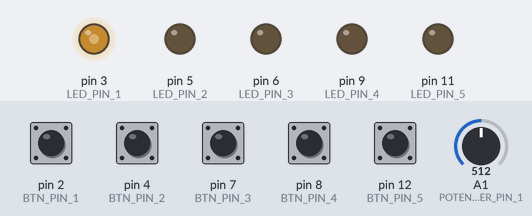
The sketch below on a simulated Arduino Uno, built with avr-gcc and run on an emulated ATmega328P. Parts: output pins drawn as LEDs (lit = HIGH). The inputs (shaded band) are chosen by the test bench; at power-on: pin 2 (BTN_PIN_1), pin 4 (BTN_PIN_2), pin 7 (BTN_PIN_3), pin 8 (BTN_PIN_4), pin 12 (BTN_PIN_5) HIGH, A1 (POTENTIOMETER_PIN_1) = 512.

Above: at 1.2 s.
1.3 s: A1 (POTENTIOMETER_PIN_1) set to 716
At 1.7 s:
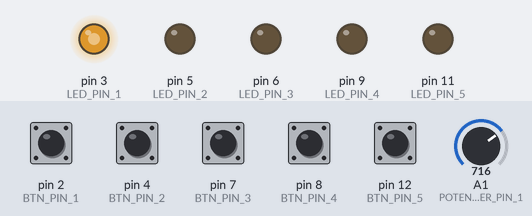
2.8 s: A1 (POTENTIOMETER_PIN_1) set to 900
At 4.0 s:
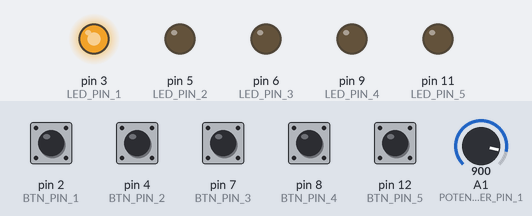
4.3 s: A1 (POTENTIOMETER_PIN_1) set to 122
At 5.2 s:
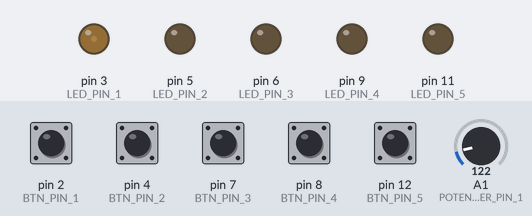
5.8 s: A1 (POTENTIOMETER_PIN_1) set to 0
At 6.3 s:
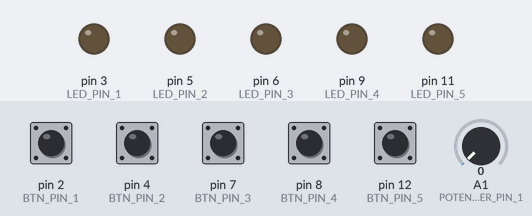
8.9 s: A1 (POTENTIOMETER_PIN_1) set to 511
At 9.9 s:
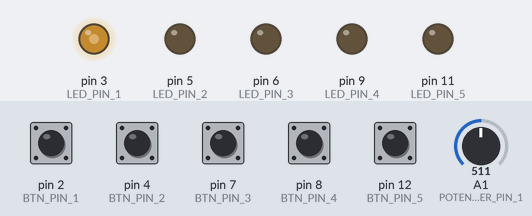
Timing chart, 0 to 11.4 s (numbered marks = the images above; inputs shaded):
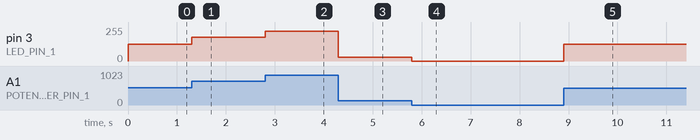

Measured:
- after the input at 1.3 s, pin 3 (LED_PIN_1): 127/255 → 178/255 at once
- after the input at 2.8 s, pin 3 (LED_PIN_1): 178/255 → 224/255 at once
- after the input at 4.3 s, pin 3 (LED_PIN_1): 224/255 → 30/255 at once
- after the input at 5.8 s, pin 3 (LED_PIN_1): 30/255 → 0/255 at once
- after the input at 8.9 s, pin 3 (LED_PIN_1): 0/255 → 127/255 at once

The sketch:

rendering.ino
```cpp
#define LED_PIN_1 3
#define BTN_PIN_1 2
#define POTENTIOMETER_PIN_1 A1
#define LED_PIN_2 5
#define BTN_PIN_2 4
#define POTENTIOMETER_PIN_2 A2
#define LED_PIN_3 6
#define BTN_PIN_3 7
#define POTENTIOMETER_PIN_3 A1
#define LED_PIN_4 9
#define BTN_PIN_4 8
#define POTENTIOMETER_PIN_4 A4
#define LED_PIN_5 11
#define BTN_PIN_5 12
#define POTENTIOMETER_PIN_5 A5

uint8_t btn1_prev_state;
uint8_t btn2_prev_state;
uint8_t btn3_prev_state;
uint8_t btn4_prev_state;
uint8_t btn5_prev_state;

void setup() {
  Serial.begin(9600);
  pinMode(LED_PIN_1, OUTPUT);
  pinMode(BTN_PIN_1, INPUT_PULLUP);
  btn1_prev_state = digitalRead(BTN_PIN_1);
  pinMode(LED_PIN_2, OUTPUT);
  pinMode(BTN_PIN_2, INPUT_PULLUP);
  btn2_prev_state = digitalRead(BTN_PIN_2);
  pinMode(LED_PIN_3, OUTPUT);
  pinMode(BTN_PIN_3, INPUT_PULLUP);
  btn3_prev_state = digitalRead(BTN_PIN_3);
  pinMode(LED_PIN_4, OUTPUT);
  pinMode(BTN_PIN_4, INPUT_PULLUP);
  btn4_prev_state = digitalRead(BTN_PIN_4);
  pinMode(LED_PIN_5, OUTPUT);
  pinMode(BTN_PIN_5, INPUT_PULLUP);
  btn5_prev_state = digitalRead(BTN_PIN_5);
}

void loop() {
  int pot1_val = analogRead(POTENTIOMETER_PIN_1);
  int bright1 = map(pot1_val, 0, 1023, 0, 255);
  analogWrite(LED_PIN_1, bright1);
  uint8_t btn1 = digitalRead(BTN_PIN_1);
  if (btn1 == LOW && btn1_prev_state == HIGH)
  {
    String comp = "Comp_1_" + pot1_val;
    Serial.println(comp);
  }
  btn1_prev_state = digitalRead(BTN_PIN_1);
}
```
